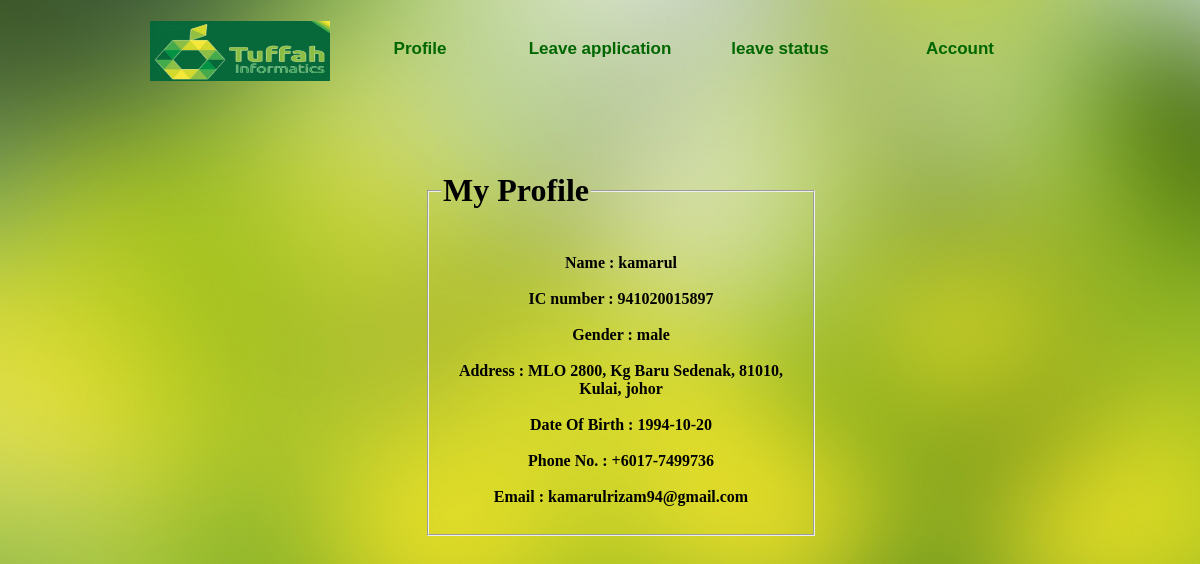
The app's page /login/profile.php, older data.
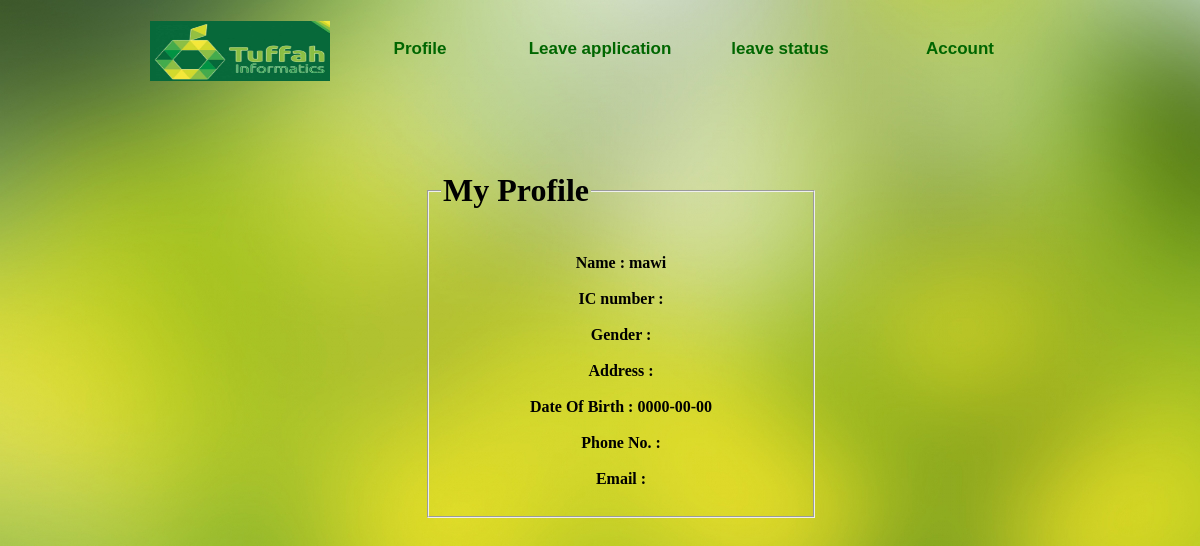
The same page, newer data.
### tables this page shows
CREATE TABLE `staff` (
  `StaffID` int(11) NOT NULL AUTO_INCREMENT,
  `StaffName` varchar(50) DEFAULT NULL,
  `StaffIC` varchar(50) DEFAULT NULL,
  `StaffDOB` date DEFAULT NULL,
  `StaffGender` varchar(11) DEFAULT NULL,
  `StaffAddress` varchar(50) DEFAULT NULL,
  `StaffContactNo` varchar(50) DEFAULT NULL,
  `StaffEmail` varchar(50) DEFAULT NULL,
  `StaffType` varchar(11) DEFAULT NULL,
  `StaffUsername` varchar(20) DEFAULT NULL,
  `StaffPassword` varchar(20) DEFAULT NULL,
  `Year` int(4) DEFAULT NULL,
  `LeaveBal` int(2) DEFAULT NULL,
  PRIMARY KEY (`StaffID`)
);

### login/profile.php (the view, shortened to what this page needs)
<body background="blur.jpg">
<link href="Layout.css" rel="stylesheet" type="text/css" />
<link href="Menu.css" rel="stylesheet" type="text/css" />
</head>
<body m background="blur.jpg">
<div id="Container">
<nav>
<ul>
    <li><a href="main menu.php"><img src="tuffah1.jpg" width="180" height="60" /></li>
	<li><b><a href="profile.php">Profile</a></b></li>
    <li><b><a href="leave_app.php">Leave application</a></b></li>
    <li><b><a href="LeaveStatus.php">leave status</a></b></li>
    <li><b><a href="account.php">Account</a></b></li>
</ul>
</nav>
<div id="Footer">
</div>
</div>
</html>
<center>
<div id="profile">
<fieldset style="width:120% " >
<legend><h1>My Profile</h1></legend></br>
<?php
$dbuser="root";
$dbpass = "";
$dbhost = "localhost";
$conn = mysql_connect($dbhost,$dbuser,$dbpass);
$sql = 'SELECT StaffName, StaffIC, StaffGender, StaffAddress, StaffDOB, StaffContactNo, StaffEmail FROM staff WHERE StaffID = "2"';
$retval = mysql_query($sql, $conn);
while ($rows = mysql_fetch_array($retval,MYSQL_ASSOC))
{
	echo "<b>Name : {$rows['StaffName']} </b><br><br>".
	     "<b>IC number : {$rows['StaffIC']} </b><br><br>".
		 "<b>Gender : {$rows['StaffGender']} </b><br><br>".
		 "<b>Address : {$rows['StaffAddress']} </b><br><br>".
		 "<b>Date Of Birth : {$rows['StaffDOB']} </b><br><br>".
		 "<b>Phone No. : {$rows['StaffContactNo']} </b><br><br>".
		 "<b>Email : {$rows['StaffEmail']} </b><br><br>";
}
?>
</fieldset>
</center>
</body>

### login/Layout.css (style rules this page uses)
body { margin:0; padding:0; }
#Container { width:980px; height:auto; margin-left:150px; margin-right:150px; margin-top:21px; margin-bottom:21px; }
#Footer { height:100px; }
#profile { margin-top:auto; margin-bottom:100px; margin-right:150px; margin-left:100px; padding: 9px 3px; width: 300px; border-radius: 200px; }

### login/Menu.css (style rules this page uses)
nav ul { margin:0; padding:0; }
nav ul li { list-style-type:none; float:left; display:block; width:180px; height:60px; text-align:center; line-height:55px; font-family:Arial, Helvetica, sans-serif; font-size:17px; }
nav ul li a { text-decoration:none; color:#006600; }

Row changes from the older to the newer data that the page shows:
changed staff: StaffName "kamarul" → "mawi"; StaffDOB "1994-10-20" → "0000-00-00"; StaffIC "941020015897" → (not shown); StaffGender "male" → (not shown); StaffAddress "MLO 2800, Kg Baru Sedenak, 81010, Kulai, johor" → (not shown); StaffContactNo "+6017-7499736" → (not shown); StaffEmail "kamarulrizam94@gmail.com" → (not shown)
